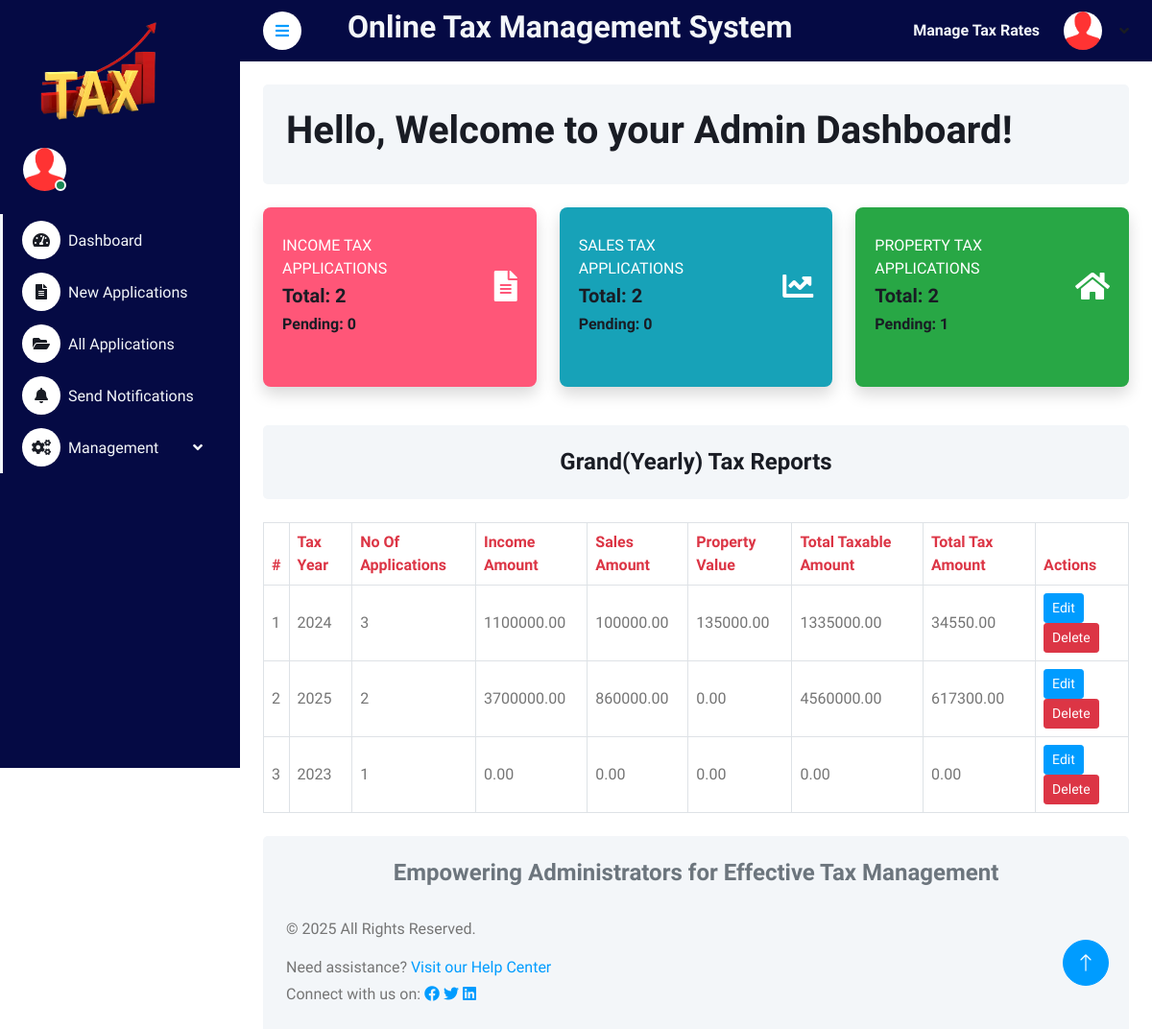
The page /admin/dashboard.php (signed in) on the database its author committed.
### tables this page shows
CREATE TABLE `tbl_reports` (
  `ReportID` int(11) NOT NULL,
  `UserID` int(11) NOT NULL,
  `tax_year` year(4) NOT NULL,
  `income_amount` decimal(15,2) DEFAULT 0.00,
  `sales_amount` decimal(15,2) DEFAULT 0.00,
  `property_value` decimal(15,2) DEFAULT 0.00,
  `total_taxable_amount` decimal(15,2) GENERATED ALWAYS AS (`income_amount` + `sales_amount` + `property_value`) STORED,
  `total_tax_amount` decimal(15,2) DEFAULT 0.00,
  `creation_date` timestamp NOT NULL DEFAULT current_timestamp()
);

### admin/dashboard.php (the view, shortened to what this page needs)
<?php
include('includes/dbconnection.php');
if (strlen($_SESSION['ocasaid'] == 0)) {
    header('location:logout.php');
    exit;
} else {
?>
<!DOCTYPE html>
<html lang="en">
<head>
    <link href="https://cdnjs.cloudflare.com/ajax/libs/font-awesome/5.10.0/css/all.min.css" rel="stylesheet">
    <link href="https://cdn.jsdelivr.net/npm/bootstrap-icons@1.4.1/font/bootstrap-icons.css" rel="stylesheet">
    <link href="lib/owlcarousel/assets/owl.carousel.min.css" rel="stylesheet">
    <link href="lib/tempusdominus/css/tempusdominus-bootstrap-4.min.css" rel="stylesheet" />
    <link href="css/bootstrap.min.css" rel="stylesheet">
    <link href="css/style.css" rel="stylesheet">
</head>
<body>
    <div class="container-fluid position-relative bg-white d-flex p-0">
        <?php include_once('includes/sidebar.php'); ?>
        <div class="content">
            <?php include_once('includes/header.php'); ?>
            <div class="container-fluid pt-4 px-4">
                <div class="bg-light text-start rounded p-4">
                    <h1>Hello, <span>Welcome to your Admin Dashboard!</span></h1>
                </div>
            </div>
            <div class="container-fluid pt-4 px-4">
                <div class="row">
                    <?php
                        $queries = [
                            'total_income' => "SELECT COUNT(*) AS total FROM tblincometax",
                            'total_property' => "SELECT COUNT(*) AS total FROM tblpropertytax",
                            'total_sales' => "SELECT COUNT(*) AS total FROM tblsalestax",
                            'pending_income' => "SELECT COUNT(*) AS pending FROM tblincometax WHERE status='Pending'",
                            'pending_property' => "SELECT COUNT(*) AS pending FROM tblpropertytax WHERE status='Pending'",
                            'pending_sales' => "SELECT COUNT(*) AS pending FROM tblsalestax WHERE status='Pending'"
                        ];
                        foreach ($queries as $key => $sql) {
                            $query = $dbh->prepare($sql);
                            $query->execute();
                            $results[$key] = $query->fetch(PDO::FETCH_ASSOC);
                        }
                    ?>
                    <?php
                        $cards = [
                            ['title' => 'Income Tax Applications', 'total' => $results['total_income']['total'], 'pending' => $results['pending_income']['pending'], 'color' => 'bg-primary', 'icon' => 'fas fa-file-alt'],
                            ['title' => 'Sales Tax Applications', 'total' => $results['total_sales']['total'], 'pending' => $results['pending_sales']['pending'], 'color' => 'bg-info', 'icon' => 'fas fa-chart-line'],
                            ['title' => 'Property Tax Applications', 'total' => $results['total_property']['total'], 'pending' => $results['pending_property']['pending'], 'color' => 'bg-success', 'icon' => 'fas fa-home']
                        ];
                        foreach ($cards as $card) {
                            echo '
                            <div class="col-12 col-md-4 mb-3">
                                <div class="card '.$card['color'].' shadow h-100 py-2">
                                    <div class="card-body">
                                        <div class="row no-gutters align-items-center">
                                            <div class="col mr-2">
                                                <div class="text-xs font-weight-bold text-uppercase mb-1">
                                                    '.$card['title'].'
                                                </div>
                                                <div class="h5 mb-0 font-weight-bold">Total: '.$card['total'].'</div>
                                                <div class="h6 font-weight-bold mt-2">Pending: '.$card['pending'].'</div>
                                            </div>
                                            <div class="col-auto">
                                                <i class="'.$card['icon'].' fa-2x"></i>
                                            </div>
                                        </div>
                                    </div>
                                </div>
                            </div>';
                        }
                    ?>
                </div>
            </div>
            <div class="container-fluid pt-4 px-4">
                <div class="row g-4">
                    <div class="col-12">
                        <div class="bg-light text-center rounded p-4">
                            <h4 class="mb-0">Grand(Yearly) Tax Reports</h4>
                        </div>
                        <div class="table-responsive mt-4">
                            <table class="table text-start align-middle table-bordered table-hover mb-0">
                                <thead class="text-danger">
                                    <tr>
                                        <th>#</th>
                                        <th>Tax Year</th>
                                        <th>No Of Applications</th>
                                        <th>Income Amount</th>
                                        <th>Sales Amount</th>
                                        <th>Property Value</th>
                                        <th>Total Taxable Amount</th>
                                        <th>Total Tax Amount</th>
                                        <th>Actions</th>
                                    </tr>
                                </thead>
                                <tbody>
                                    <?php
                                    $sql = "SELECT ReportID, tax_year, income_amount, sales_amount, property_value,
                                                total_taxable_amount, total_tax_amount,
                                                (SELECT COUNT(*) FROM tblincometax WHERE tax_year = tr.tax_year) +
                                                (SELECT COUNT(*) FROM tblsalestax WHERE tax_year = tr.tax_year) +
                                                (SELECT COUNT(*) FROM tblpropertytax WHERE tax_year = tr.tax_year) AS num_applications
                                            FROM tbl_reports tr";
                                    $query = $dbh->prepare($sql);
                                    $query->execute();
                                    $results = $query->fetchAll(PDO::FETCH_OBJ);
                                    if($query->rowCount() > 0) {
                                        $serialNo = 1;
                                        foreach($results as $row) {
                                            echo "<tr>
                                                <td>{$serialNo}</td>
                                                <td>{$row->tax_year}</td>
                                                <td>{$row->num_applications}</td>
                                                <td>{$row->income_amount}</td>
                                                <td>{$row->sales_amount}</td>
                                                <td>{$row->property_value}</td>
                                                <td>{$row->total_taxable_amount}</td>
                                                <td>{$row->total_tax_amount}</td>
                                                <td>
                                                    <a class='btn btn-sm btn-primary' href='edit_report.php?ReportID={$row->ReportID}'>Edit</a>
                                                    <a class='btn btn-sm btn-danger' href='delete_report.php?ReportID={$row->ReportID}' onclick='return confirm(\"Do you really want to delete this report?\");'>Delete</a>
                                                </td>
                                            </tr>";
                                            $serialNo++;
                                        }
                                    } else {
                                        echo "<tr><td colspan='9'>No records found</td></tr>";
                                    }
                                    ?>
                                </tbody>
                            </table>
                        </div>
                    </div>
                </div>
            </div>
            <?php include_once('includes/footer.php'); ?>
        </div>
        <?php include_once('includes/back-totop.php'); ?>
    </div>
</body>
</html>
<?php } ?>

### admin/css/style.css (style rules this page uses)
:root { --primary: #009CFF; --light: #F3F6F9; --dark: #191C24; }
.btn { transition: .5s; }
.btn.btn-primary { color: #FFFFFF; }
.content { margin-left: 250px; min-height: 100vh; background: #FFFFFF; transition: 0.5s; }
@media (min-width: 992px) { .content { width: calc(100% - 250px); } }

### admin/dashboard.php (style rules this page uses)
.card { min-width: 250px; background-color: #f8f9fa; margin-bottom: 20px; border: none; border-radius: 8px; }
.card .card-body { padding: 1.25rem; color: #fff; }
.card.bg-primary { background-color: #ff5678 !important; }
.card.bg-success { background-color: #28a745 !important; }
.card.bg-info { background-color: #17a2b8 !important; }

### rows shown on the page
tbl_reports: tax_year "2024", num_applications "3", income_amount "1100000.00", sales_amount "100000.00", property_value "135000.00", total_taxable_amount "1335000.00", total_tax_amount "34550.00"
tbl_reports: tax_year "2025", num_applications "2", income_amount "3700000.00", sales_amount "860000.00", property_value "0.00", total_taxable_amount "4560000.00", total_tax_amount "617300.00"
tbl_reports: tax_year "2023", num_applications "1", income_amount "0.00", sales_amount "0.00", property_value "0.00", total_taxable_amount "0.00", total_tax_amount "0.00"

### other values the page prints
$card['title'] "INCOME TAX APPLICATIONS"
$card['total'] "2"
$card['pending'] "0"
$card['title'] "SALES TAX APPLICATIONS"
$card['title'] "PROPERTY TAX APPLICATIONS"
$card['pending'] "1"
